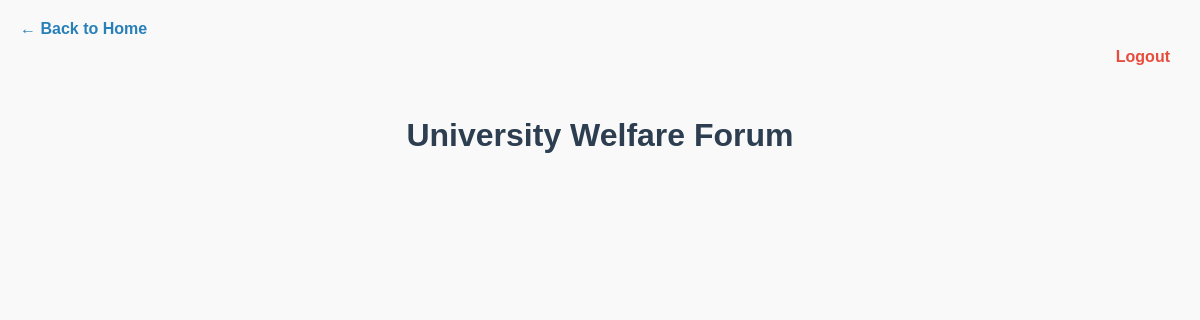
Page /forum (signed in) on the earlier database version.
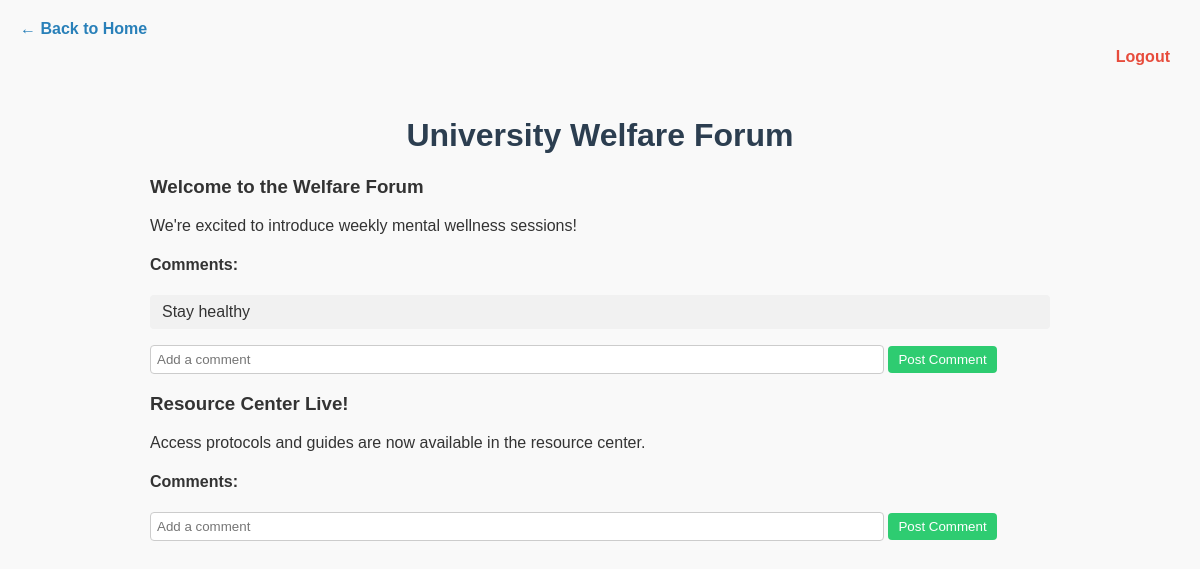
Same page on the later database version.
### app/models.py (models this page shows)
class ForumPost(db.Model):
    id = db.Column(db.Integer, primary_key=True)
    title = db.Column(db.String(200), nullable=False)
    content = db.Column(db.Text, nullable=False)

class Comment(db.Model):
    id = db.Column(db.Integer, primary_key=True)
    post_id = db.Column(db.Integer, db.ForeignKey('forum_post.id'), nullable=False)
    user_id = db.Column(db.Integer, db.ForeignKey('user.id'), nullable=False)
    text = db.Column(db.Text, nullable=False)
    post = db.relationship('ForumPost', backref='comments')
    user = db.relationship('User', backref='comments')

### app/routes.py (the view)
@routes.route("/forum", methods=["GET"])
@login_required
def forum():
    posts = ForumPost.query.all()
    return render_template("forum.html", posts=posts)

### app/__init__.py (called while the page is built)
@login_manager.user_loader
def load_user(user_id):
    return User.query.get(int(user_id))

### app/templates/forum.html (shortened to what this page needs)
<!DOCTYPE html>
<html>
<head>
    <link rel="stylesheet" href="{{ url_for('static', filename='style.css') }}">
</head>
<body>
    <div style="margin-top: 20px;">
        <a href="/" style="text-decoration:none; color:#2980b9; font-weight:bold;">← Back to Home</a>
    </div>
    <div style="text-align:right; margin: 10px;">
        <a href="{{ url_for('routes.logout') }}" style="text-decoration:none; color:#e74c3c; font-weight:bold;">Logout</a>
    </div>
    <div class="container">
        <h1>University Welfare Forum</h1>
        {% for post in posts %}
            <div class="forum-post">
                <h3>{{ post.title }}</h3>
                <p>{{ post.content }}</p>
                <h4>Comments:</h4>
                <ul class="comment-list">
                    {% for comment in post.comments %}
                        <li>
                            {{ comment.text }}
                        </li>
                    {% endfor %}
                </ul>
                <form action="/comment/{{ post.id }}" method="post" class="comment-form">
                    <input type="text" name="comment" placeholder="Add a comment" required>
                    <button type="submit">Post Comment</button>
                </form>
            </div>
        {% endfor %}
    </div>
</body>
</html>

### app/static/style.css (style rules this page uses)
body { font-family: Arial, sans-serif; background-color: #f9f9f9; margin: 20px; color: #333; }
h1 { color: #2c3e50; text-align: center; }
.container { max-width: 900px; margin: auto; padding: 20px; }
.comment-list { list-style-type: none; padding-left: 0; }
.comment-list li { background-color: #f1f1f1; margin: 5px 0; padding: 8px 12px; border-radius: 4px; }
.comment-form { margin-top: 10px; }
.comment-form input[type="text"] { width: 80%; padding: 6px; border: 1px solid #ccc; border-radius: 4px; }
.comment-form button { padding: 6px 10px; background-color: #2ecc71; color: white; border: none; border-radius: 4px; cursor: pointer; }

Differences in the rows shown:
added ForumPost: title "Welcome to the Welfare Forum", content "We're excited to introduce weekly mental wellness sessions!"
added Comment: text "Stay healthy"
added ForumPost: title "Resource Center Live!", content "Access protocols and guides are now available in the resource center."
